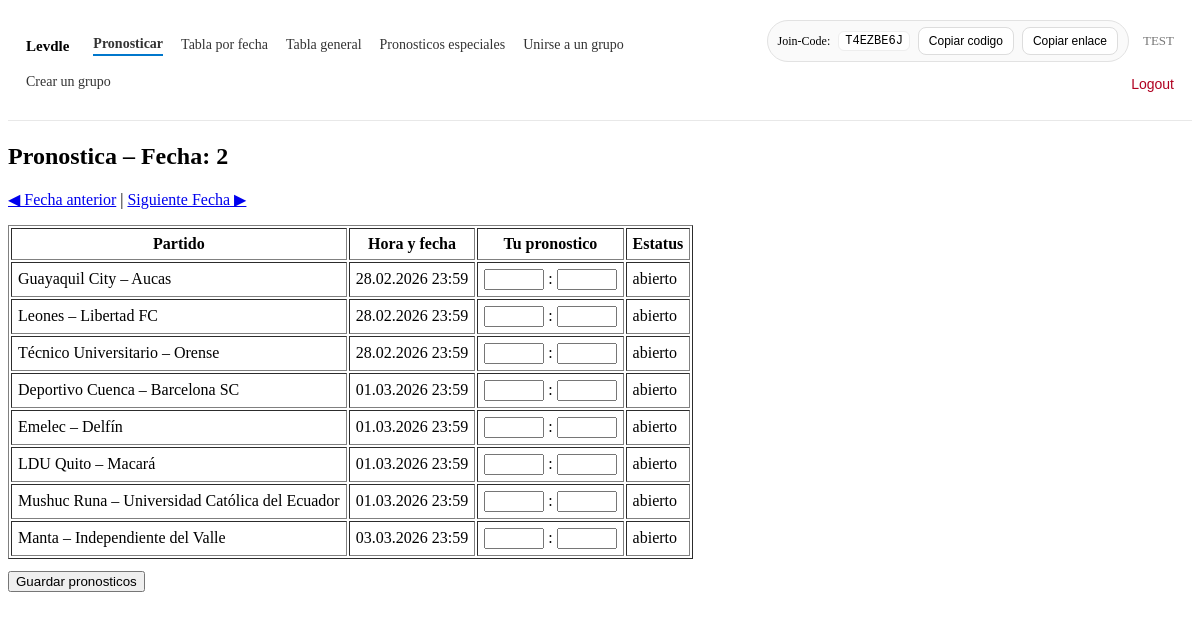
Screenshot of /tippen/?md=2 (signed in) with the database file from the repository.
### tipping/models.py (models this page shows, shortened)
class Group(models.Model):
    tournament = models.ForeignKey(Tournament, on_delete=models.CASCADE, related_name="groups")
    name = models.CharField(max_length=120)
    owner = models.ForeignKey(
        settings.AUTH_USER_MODEL,
        on_delete=models.SET_NULL,
        null=True,
        blank=True,
        related_name="owned_groups",
    )
    join_code = models.CharField(
        max_length=12,
        unique=True,
        db_index=True,
        default=generate_join_code,
    )

class Match(models.Model):
    tournament = models.ForeignKey(Tournament, on_delete=models.CASCADE, related_name="matches")
    home_team = models.CharField(max_length=80)
    away_team = models.CharField(max_length=80)
    kickoff = models.DateTimeField()
    matchday = models.IntegerField(null=True, blank=True)  # "Fecha" aus der CSV
    home_score = models.IntegerField(null=True, blank=True)
    away_score = models.IntegerField(null=True, blank=True)

### tipping/views.py (the view, shortened to what this page needs)
# urls.py: path("tippen/", views.tippen, name="tippen"),
@login_required
def tippen(request):
    membership = _require_active_membership(request)
    if not membership:
        return redirect("join_group")
    group = membership.group
    tournament = group.tournament
    now = timezone.now()
    matchday = _get_selected_matchday(request, tournament, now)
    def _matches_for_md(md: int):
        return (
            Match.objects
            .filter(tournament=tournament, matchday=md)
            .order_by("kickoff", "home_team")
        )
    matches = _matches_for_md(matchday)
    prev_md, next_md = _prev_next_md(tournament, matchday)
    preds = {
        p.match_id: p
        for p in Prediction.objects.filter(user=request.user, group=group, match__in=matches)
    }
    rows = [{"match": m, "pred": preds.get(m.id)} for m in matches]
    return render(request, "tipping/tippen.html", {
        "group": group,
        "matchday": matchday,
        "rows": rows,
        "prev_md": prev_md,
        "next_md": next_md,
        "now": now,
    })

### tipping/views.py (called while the page is built, shortened)
def _require_active_membership(request) -> Optional[GroupMembership]:
    if not request.user.is_authenticated:
        return None
    active_group_id = request.session.get("active_group_id")
    if active_group_id:
        membership = (
            GroupMembership.objects
            .filter(user=request.user, group_id=active_group_id)
            .select_related("group__tournament")
            .first()
        )
        if membership:
            return membership
    membership = (
        GroupMembership.objects
        .filter(user=request.user)
        .select_related("group__tournament")
        .order_by("id")
        .first()
    )
    if membership:
        request.session["active_group_id"] = membership.group_id
        return membership
    return None

def _get_selected_matchday(request, tournament, now):
    md_param = request.GET.get("md")
    if md_param:
        try:
            selected_md = int(md_param.strip())
        except ValueError:
            selected_md = None
        if selected_md is not None:
            exists = Match.objects.filter(tournament=tournament, matchday=selected_md).exists()
            if exists:
                return selected_md

def _prev_next_md(tournament, matchday):
    prev_md = (
        Match.objects.filter(tournament=tournament, matchday__lt=matchday)
        .order_by("-matchday")
        .values_list("matchday", flat=True)
        .first()
    )
    next_md = (
        Match.objects.filter(tournament=tournament, matchday__gt=matchday)
        .order_by("matchday")
        .values_list("matchday", flat=True)
        .first()
    )
    return prev_md, next_md

### templates/tipping/tippen.html (shortened to what this page needs)
{% include "tipping/_nav.html" %}
{% if matchday %}
  <h2>Pronostica – Fecha: {{ matchday }}</h2>
  <p>
    {% if prev_md %}<a href="/tippen/?md={{ prev_md }}">◀ Fecha anterior</a>{% endif %}
    {% if prev_md and next_md %} | {% endif %}
    {% if next_md %}<a href="/tippen/?md={{ next_md }}">Siguiente Fecha ▶</a>{% endif %}
  </p>
  <form method="post">
    <table border="1" cellpadding="6">
      <tr>
        <th>Partido</th>
        <th>Hora y fecha</th>
        <th>Tu pronostico</th>
        <th>Estatus</th>
      </tr>
      {% for r in rows %}
        <tr>
          <td>{{ r.match.home_team }} – {{ r.match.away_team }}</td>
          <td>
            {{ r.match.kickoff|date:"d.m.Y H:i" }}
          </td>
          <td>
            {% if now and r.match.kickoff <= now %}
              {% if r.pred %}
                {{ r.pred.pred_home }} : {{ r.pred.pred_away }}
              {% else %}
                —
              {% endif %}
            {% else %}
              <input
                type="number"
                min="0"
                name="pred_home_{{ r.match.id }}"
                style="width:60px"
                value="{% if r.pred %}{{ r.pred.pred_home }}{% endif %}"
              />
              :
              <input
                type="number"
                min="0"
                name="pred_away_{{ r.match.id }}"
                style="width:60px"
                value="{% if r.pred %}{{ r.pred.pred_away }}{% endif %}"
              />
            {% endif %}
          </td>
          <td>
            {% if now and r.match.kickoff <= now %}
              cerrado
            {% else %}
              abierto
            {% endif %}
          </td>
        </tr>
      {% endfor %}
    </table>
    <p style="margin-top: 12px;">
      <button type="submit">Guardar pronosticos</button>
    </p>
  </form>
{% else %}
  <p>No se han encontrado partidos futuros.</p>
{% endif %}

### templates/tipping/_nav.html (shortened to what this page needs)
<div class="nav">
  <div class="nav-left">
    <span class="nav-title">
      {% if group %}{{ group.name }}{% else %}Tippspiel{% endif %}
    </span>
    {% if request.user.is_authenticated %}
      {% if group %}
        <a href="{% url 'tippen' %}" class="{% if request.resolver_match.url_name == 'tippen' %}active{% endif %}">
          Pronosticar
        </a>
        <a href="{% url 'spieltag' %}" class="{% if request.resolver_match.url_name == 'spieltag' %}active{% endif %}">
          Tabla por fecha
        </a>
        <a href="{% url 'tabelle' %}" class="{% if request.resolver_match.url_name == 'tabelle' %}active{% endif %}">
          Tabla general
        </a>
        <a href="{% url 'bonus_tips' %}" class="{% if request.resolver_match.url_name == 'bonus_tips' %}active{% endif %}">
          Pronosticos especiales
        </a>
      {% endif %}
      <a href="{% url 'join_group' %}" class="{% if request.resolver_match.url_name == 'join_group' %}active{% endif %}">
        Unirse a un grupo
      </a>
      <a href="{% url 'create_group' %}" class="{% if request.resolver_match.url_name == 'create_group' %}active{% endif %}">
        Crear un grupo
      </a>
    {% endif %}
  </div>
  <div class="nav-right">
    {% if request.user.is_authenticated %}
      {% if membership and membership.is_creator and group %}
        <span class="pill">
          Join-Code: <code>{{ group.join_code }}</code>
          <button class="mini-btn" type="button"
                  onclick="navigator.clipboard.writeText('{{ group.join_code }}')">
            Copiar codigo
          </button>
          <button class="mini-btn" type="button"
                  onclick="navigator.clipboard.writeText(window.location.origin + '{% url 'join_group' %}?code={{ group.join_code }}')">
            Copiar enlace
          </button>
        </span>
      {% endif %}
      <span class="muted-user">{{ request.user.username }}</span>
      <form method="post" action="{% url 'logout' %}">
        <button type="submit" class="logout-btn">Logout</button>
      </form>
    {% endif %}
  </div>
</div>

### templates/tipping/_nav.html (style rules this page uses)
.nav { display: flex; justify-content: space-between; align-items: center; padding: 12px 18px; margin-bottom: 22px; border-bottom: 1px solid #e8e8e8; background: #ffffff; gap: 16px; }
.nav-left { display: flex; align-items: center; gap: 18px; flex-wrap: wrap; }
.nav-title { font-weight: 600; font-size: 15px; margin-right: 6px; white-space: nowrap; }
.nav a { text-decoration: none; color: #333; font-size: 14px; padding-bottom: 2px; }
.nav a.active { font-weight: 600; border-bottom: 2px solid #0077cc; }
.nav-right { display: flex; align-items: center; gap: 14px; flex-wrap: wrap; justify-content: flex-end; }
.logout-btn { background: none; border: none; color: #b00020; cursor: pointer; font-size: 14px; padding: 0; }
.muted-user { font-size: 13px; color: #777; }
.mini-btn { font-size: 12px; padding: 6px 10px; border: 1px solid #ddd; border-radius: 8px; background: #fff; cursor: pointer; }
.pill { font-size: 12px; border: 1px solid #e2e2e2; padding: 6px 10px; border-radius: 999px; background: #fafafa; display: inline-flex; align-items: center; gap: 8px; white-space: nowrap; }
.pill code { font-family: ui-monospace, SFMono-Regular, Menlo, Monaco, Consolas, "Liberation Mono", monospace; font-size: 12px; background: #fff; border: 1px solid #eee; padding: 2px 6px; border-radius: 6px; }

### rows the page displays
Group: name "Levdle", join_code "T4EZBE6J"
Match: match.home_team "Guayaquil City", match.away_team "Aucas", match.kickoff "28.02.2026 23:59", shows "abierto"
Match: match.home_team "Leones", match.away_team "Libertad FC", match.kickoff "28.02.2026 23:59", shows "abierto"
Match: match.home_team "Técnico Universitario", match.away_team "Orense", match.kickoff "28.02.2026 23:59", shows "abierto"
Match: match.home_team "Deportivo Cuenca", match.away_team "Barcelona SC", match.kickoff "01.03.2026 23:59", shows "abierto"
Match: match.home_team "Emelec", match.away_team "Delfín", match.kickoff "01.03.2026 23:59", shows "abierto"
Match: match.home_team "LDU Quito", match.away_team "Macará", match.kickoff "01.03.2026 23:59", shows "abierto"
Match: match.home_team "Mushuc Runa", match.away_team "Universidad Católica del Ecuador", match.kickoff "01.03.2026 23:59", shows "abierto"
Match: match.home_team "Manta", match.away_team "Independiente del Valle", match.kickoff "03.03.2026 23:59", shows "abierto"

### other values shown
{{ request.user.username }} "TEST"
{{ matchday }} "2"
